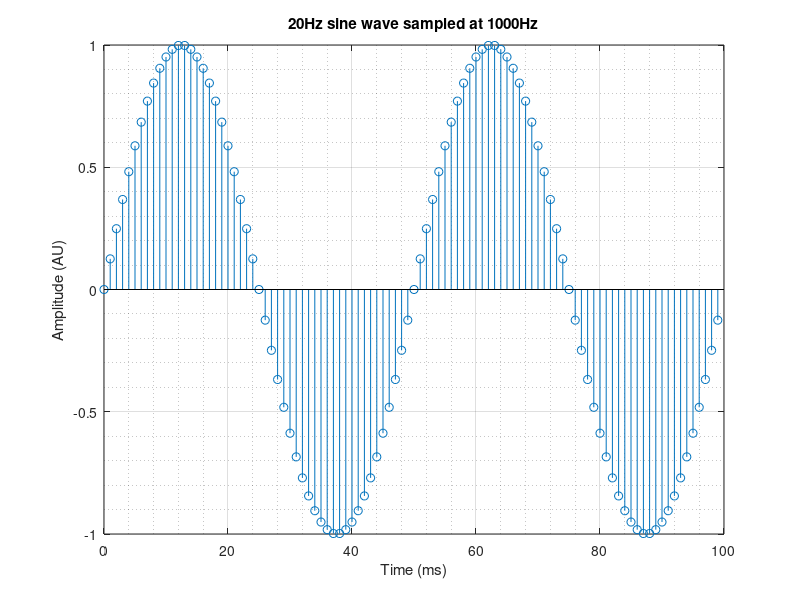
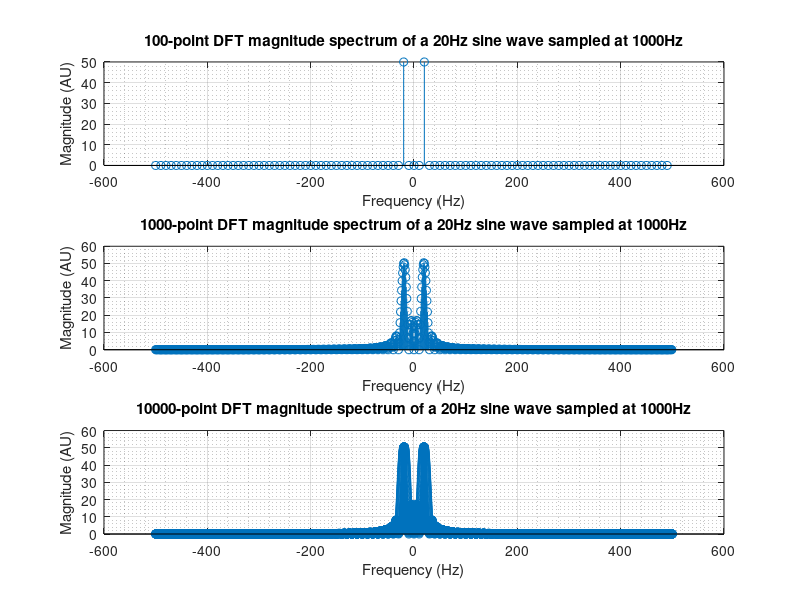
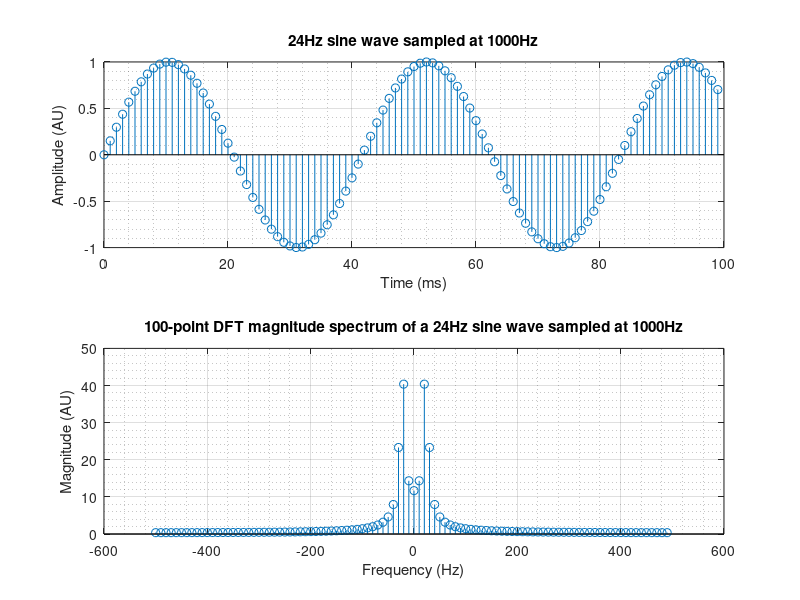
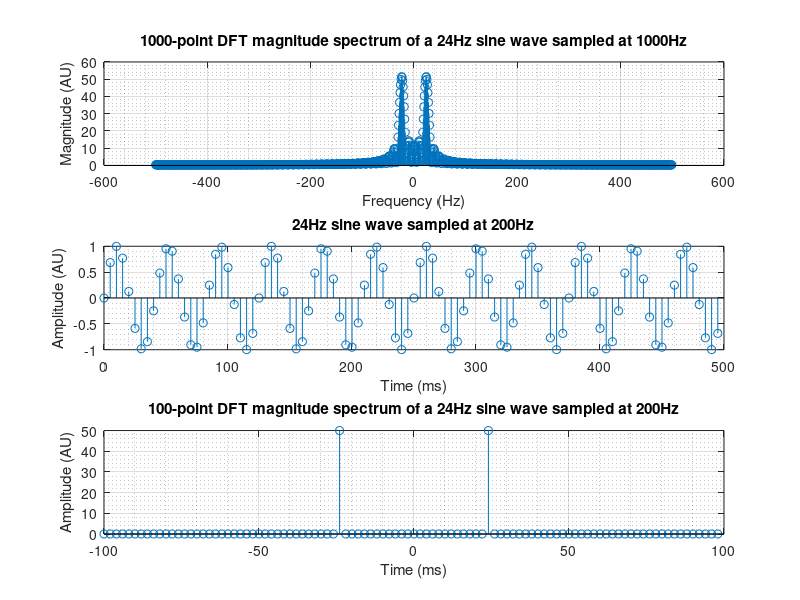

Recreate these plots in MATLAB, in order. (Note: this script raises an error after producing the figures.)
close all; clear all; clc;

%% 1.1: Discrete Fourier Transform (DFT)
%Sine wave 20Hz
f_sig = 20;                     %Frequency of the sine (Hz)
fs = 1000;                      %Sampling frequency for the sine (Hz)
N = 100;                        %Number of time samples for the sine
T = 1000*(N/fs);                %Signal duration (ms)
t = (0:1000/fs:T-1);            %Time axis for the sine (ms)
x = sin((2*pi*f_sig/1000)*t);   %Sine signal at 20Hz
figure; stem(t,x);              %Plot sine signal
title([num2str(f_sig), 'Hz sine wave sampled at ', num2str(fs), 'Hz']);
xlabel('Time (ms)'); ylabel('Amplitude (AU)');
grid on; grid minor;

%DFT for different K values
figure; K = [100, 1000, 10000];             %Number of DFT samples
for i = 1:length(K)
    s(i) = subplot(length(K),1,i);
    X = abs(fftshift(fft(x,K(i))));         %DFT magnitude on [-pi:+pi] interval
    freqAxis = fs*(-K(i)/2:K(i)/2-1)/K(i);  %Frequency axis (Hz)
    stem(s(i), freqAxis, X);                %Plot DFT
    title([num2str(K(i)), '-point DFT magnitude spectrum of a ', num2str(f_sig), 'Hz sine wave sampled at ', num2str(fs), 'Hz']);
    xlabel('Frequency (Hz)'); ylabel('Magnitude (AU)');
    grid on; grid minor;
end

%Sine wave 24Hz
figure;
f_sig = 24;                     %Frequency of the sine (Hz)
x = sin((2*pi*f_sig/1000)*t);   %Sine signal at 24Hz
s(1) = subplot(2,1,1);          %Subplot indexing
stem(s(1), t,x);                %Plot sine signal
title([num2str(f_sig), 'Hz sine wave sampled at ', num2str(fs), 'Hz']);
xlabel('Time (ms)'); ylabel('Amplitude (AU)');
grid on; grid minor;

index = 1;                                          %Select K=100
X = abs(fftshift(fft(x,K(index))));                 %DFT magnitude on [-pi:+pi] interval
freqAxis = fs*(-K(index)/2:K(index)/2-1)/K(index);  %Frequency axis (Hz)
s(2) = subplot(2,1,2);                              %Subplot indexing
stem(s(2), freqAxis, X);                            %Plot DFT
title([num2str(K(index)), '-point DFT magnitude spectrum of a ', num2str(f_sig), 'Hz sine wave sampled at ', num2str(fs), 'Hz']);
xlabel('Frequency (Hz)'); ylabel('Magnitude (AU)');
grid on; grid minor; clear index;

%Solving the incoherent sampling problem
%Method 1: Increase the number of DFT points K
figure;
index = 2;                                          %Select K=1000
X = abs(fftshift(fft(x,K(index))));                 %DFT magnitude on [-pi:+pi] interval
freqAxis = fs*(-K(index)/2:K(index)/2-1)/K(index);  %Frequency axis (Hz)
s(1) = subplot(3,1,1);                              %Subplot indexing
stem(s(1), freqAxis, X);                            %Plot DFT
title([num2str(K(index)), '-point DFT magnitude spectrum of a ', num2str(f_sig), 'Hz sine wave sampled at ', num2str(fs), 'Hz']);
xlabel('Frequency (Hz)'); ylabel('Magnitude (AU)');
grid on; grid minor; clear index;

%Method 2: Reducing the sampling frequency
fs = 200;                       %Sampling frequency for the sine (Hz)
T = 1000*(N/fs);                %Signal duration (ms)
t = (0:1000/fs:T-1);            %Time axis for the sine (ms)
x = sin((2*pi*f_sig/1000)*t);   %Sine signal at 20Hz

s(2) = subplot(3,1,2);          %Subplot indexing
stem(t,x);                      %Plot newly sampled sine signal
title([num2str(f_sig), 'Hz sine wave sampled at ', num2str(fs), 'Hz']);
xlabel('Time (ms)'); ylabel('Amplitude (AU)');
grid on; grid minor;

index = 1;                                          %Select K=100
X = abs(fftshift(fft(x,K(index))));                 %DFT magnitude on [-pi:+pi] interval
freqAxis = fs*(-K(index)/2:K(index)/2-1)/K(index);  %Frequency axis (Hz)
s(3) = subplot(3,1,3);                              %Subplot indexing
stem(s(3), freqAxis, X);                            %Plot sine signal
title([num2str(K(index)), '-point DFT magnitude spectrum of a ', num2str(f_sig), 'Hz sine wave sampled at ', num2str(fs), 'Hz']);
xlabel('Time (ms)'); ylabel('Amplitude (AU)');
grid on; grid minor;

%% 1.2.1 Approximation in the Definition of PSD
figure;
fs = 1000;                                          %Sampling frequency for the sine (Hz)
N = 1000*fs;                                        %Time-domain signal length
T = 1000*(N/fs);                                    %Signal duration (ms)
t = (0:1000/fs:T-1);                                %Time axis for the sine (ms)
f_sig = 200;                                        %Frequency of the sine (Hz)

%Generate pink noise sequence (non-decaying ACF)
decay = 10^5;                                       %Exponential rate of decay of magnitude spectrum
M = floor(N/2)-1;                                   %Length of spectrum in each direction (two-sided)
spctr = rand(1, M) .* exp(-(1:M)/decay);            %Amplitude spectrum
spctr = [spctr 0 0 spctr(:, end:-1:1)];             %Amplitude spectrum (extended)
Xtemp = spctr.*exp(2*pi*rand(1, length(spctr))*i);  %Fourier spectrum
x = real(ifft(Xtemp));                              %Pink noise (nondecaying ACF)
x = zscore(x);                                      %Mean = 0, Standard Deviation = 1
%x = sin((2*pi*f_sig/1000)*t);

%Gaussian white noise WGN (decaying ACF)
y = randn(1, N);                                    %Gaussian noise (decaying ACF)

%Deterministic ramp (non-decaying ACF)
z = sin((2*pi*f_sig/1000)*t) + 5*randn(1, N);

index = 1;                                          %Select K=100
X = abs(fftshift(fft(x,K(index))));                 %DFT magnitude on [-pi:+pi] interval for pink noise
Y = abs(fftshift(fft(y,K(index))));                 %DFT magnitude on [-pi:+pi] interval for white Gaussian noise
Z = abs(fftshift(fft(z,K(index))));                 %DFT magnitude on [-pi:+pi] interval for ramp with WGN
freqAxis = fs*(-K(index)/2:K(index)/2-1)/K(index);  %Frequency axis (Hz)

% Computing the PSD with Definition 7
P7x = fftshift(fft(autocorr(x, N-1), K(index)));     %Definition (7) of PSD: DTFT of ACF (for pink noise)
P7y = fftshift(fft(autocorr(y, N-1), K(index)));     %Definition (7) of PSD: DTFT of ACF (for white Gaussian noise)
P7z = fftshift(fft(autocorr(z, N-1), K(index)));     %Definition (7) of PSD: DTFT of ACF (for ramp with added WGN)
s(1) = subplot(2,3,1);                               %Subplot indexing
stem(s(1), freqAxis, P7x);                           %Plot P7 (for pink noise)
title([num2str(K(index)), '-point DFT spectrum of the ACF of a pink noise signal sampled at ', num2str(fs), 'Hz (Definition 7 of PSD)']);
xlabel('Frequency (Hz)'); ylabel('Magnitude (AU)');
grid on; grid minor;
s(2) = subplot(2,3,2);                              %Subplot indexing
stem(s(2), freqAxis, P7y);                          %Plot P7 (for WGN)
title([num2str(K(index)), '-point DFT spectrum of the ACF of a Gaussian noise signal sampled at ', num2str(fs), 'Hz (Definition 7 of PSD)']);
xlabel('Frequency (Hz)'); ylabel('Magnitude (AU)');
grid on; grid minor;
s(3) = subplot(2,3,3);                              %Subplot indexing
stem(s(3), freqAxis, P7z);                          %Plot P7 (for ramp with added WGN)
title([num2str(K(index)), '-point DFT spectrum of the ACF of a ramp with added WGN signal sampled at ', num2str(fs), 'Hz (Definition 7 of PSD)']);
xlabel('Frequency (Hz)'); ylabel('Magnitude (AU)');
grid on; grid minor;

% Computing the PSD with Definition 9
P9x = (1/N).*X.^2;                                  %Definition (9) of PSD: Power of the DTFT of the signal (for pink noise)
P9y = (1/N).*Y.^2;                                  %Definition (9) of PSD: Power of the DTFT of the signal (for WGN)
P9z = (1/N).*Z.^2;                                  %Definition (9) of PSD: Power of the DTFT of the signal (for ramp + WGN)
s(4) = subplot(2,3,4);                              %Subplot indexing
stem(s(4), freqAxis, P9x);                          %Plot P9 (for pink noise)
title([num2str(K(index)), '-point DFT spectrum power of a pink noise signal sampled at ', num2str(fs), 'Hz (Definition 9 of PSD)']);
xlabel('Frequency (Hz)'); ylabel('Magnitude (AU)');
grid on; grid minor;
s(5) = subplot(2,3,5);                              %Subplot indexing
stem(s(5), freqAxis, P9y);                          %Plot P9 (for WGN)
title([num2str(K(index)), '-point DFT spectrum power of a Gaussian noise signal sampled at ', num2str(fs), 'Hz (Definition 9 of PSD)']);
xlabel('Frequency (Hz)'); ylabel('Magnitude (AU)');
grid on; grid minor;
s(6) = subplot(2,3,6);                              %Subplot indexing
stem(s(6), freqAxis, P9z);                          %Plot P9 (for ramp with added WGN)
title([num2str(K(index)), '-point DFT spectrum power of a ramp with added WGN signal sampled at ', num2str(fs), 'Hz (Definition 9 of PSD)']);
xlabel('Frequency (Hz)'); ylabel('Magnitude (AU)');
grid on; grid minor;

%% 1.2.2 Using DTFT to determine PSD from ACF
M = [10, 128];          %Variable M
L = 256;                %Length of signals x and z
x = zeros(1,L);         %Initialize signal x
z = zeros(1,L);         %Initialize signal z

figure;
%Signal X
for i = 1:length(M)
    %Forward Pass
    for k = 1:L                                     %Forward iteration through x
        if(abs(k)<=M(i))                            %Function condition
            x(k) = (M(i)-(k-1))/M(i);               %Function expression
        else
            x(k) = 0;                               %Zero-padding
        end
    end
    
    %Backward Pass
    for m = L:(-1):1                                %Backward iteration through x
        k = m - (L+1);                              %Reconstructing variable k
        if(abs(k)<=M(i))                            %Function condition
            x(m) = x(m) + (M(i)-abs(k))/M(i);       %Function expression
        else
            x(m) =  x(m) + 0;                       %Zero-padding
        end
    end
    s(i) = subplot(2*length(M),1,i);                %Subplot indexing
    stem(s(i), 1:L, x);                             %Plot signal x
    title(['Signal x following equation (12) (L: ', num2str(L), ', M: ', num2str(M(i)), ')']);
    xlabel('k'); ylabel('Magnitude (AU)');
    grid on; grid minor;
    
    %FFT{x}
    xf = fft(x);                                        %Compute FFT of x
    s(length(M)+i)=subplot(2*length(M),1,length(M)+i);  %Subplot indexing
    stem((1:L)*2*pi/L,real(xf));                        %Plot FFT{x}
    title(['FFT spectrum of the signal x (L: ', num2str(L), ', M: ', num2str(M(i)), ')']);
    xlabel('Frequency (rads/s)'); ylabel('Magnitude (AU)');
    grid on; grid minor;
end

%Signal Z
figure;
for i = 1:length(M)
    for m = 1:L                                     %Backward iteration through x
        k = m-M(i);                                 %Reconstructing variable k
        if(m<=(2*M(i)))                             %Active section
            z(m) = (M(i)-abs(k))/M(i);              %Function expression
        else
            z(m) =  0;                              %Zero-padding
        end
    end
    
    s(i) = subplot(2*length(M),1,i);                %Subplot indexing
    stem(s(i), 1:L, z);                             %Plot signal x
    title(['Signal z following equation (13) (L: ', num2str(L), ', M: ', num2str(M(i)), ')']);
    xlabel('k'); ylabel('Magnitude (AU)');
    grid on; grid minor;
    
    %FFT{x}
    zf = real(fft(z));                                  %Compute FFT of x
    s(length(M)+i)=subplot(2*length(M),1,length(M)+i);  %Subplot indexing
    stem((1:L)*2*pi/L,zf);                              %Plot FFT{x}
    title(['FFT spectrum of the signal z (L: ', num2str(L), ', M: ', num2str(M(i)), ')']);
    xlabel('Frequency (rads/s)'); ylabel('Magnitude (AU)');
    grid on; grid minor;
end

